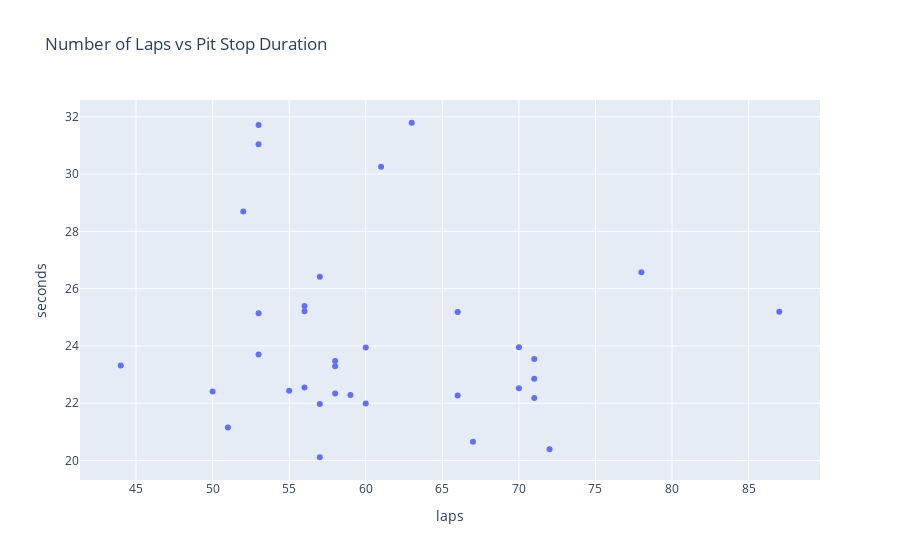

Notebook code cell kept with this figure:
### Markdown cell above
Note: The order in the box plot and list may be different because we are grouping by different column sets but the general trend remains the same

### Code cell
# Number of laps in a race is inversely proportional to the length of the circuit
# We attempt to find a correlation between number of laps and pit stop duration
fig = px.scatter(df[df['seconds'] < 50].groupby(by=['circuitName']).agg({'seconds': 'mean', 'laps': 'max'})[['seconds', 'laps']].reset_index().sort_values(
    by='seconds', ascending=True),
    x='laps',
    y='seconds',
    title='Number of Laps vs Pit Stop Duration'
)
fig.show()

### Figure 1 — Plotly figure (JSON) as saved in the notebook; plotly's stock layout.template omitted (floating-point values rounded to 4 significant figures)
{"data": [{"hovertemplate": "laps=%{x}<br>seconds=%{y}<extra></extra>", "legendgroup": "", "marker": {"color": "#636efa", "symbol": "circle"}, "mode": "markers", "name": "", "orientation": "v", "showlegend": false, "type": "scatter", "x": [57, 72, 67, 51, 57, 60, 71, 66, 59, 58, 50, 55, 70, 56, 71, 58, 44, 58, 71, 53, 60, 70, 53, 66, 87, 56, 56, 57, 78, 52, 61, 53, 53, 63], "xaxis": "x", "y": [20.11, 20.4, 20.65, 21.15, 21.97, 21.99, 22.18, 22.27, 22.28, 22.34, 22.41, 22.44, 22.52, 22.55, 22.86, 23.29, 23.32, 23.48, 23.54, 23.7, 23.94, 23.95, 25.14, 25.19, 25.2, 25.21, 25.39, 26.42, 26.57, 28.69, 30.26, 31.05, 31.72, 31.79], "yaxis": "y"}], "layout": {"legend": {"tracegroupgap": 0}, "title": {"text": "Number of Laps vs Pit Stop Duration"}, "xaxis": {"anchor": "y", "domain": [0, 1], "title": {"text": "laps"}}, "yaxis": {"anchor": "x", "domain": [0, 1], "title": {"text": "seconds"}}}}
